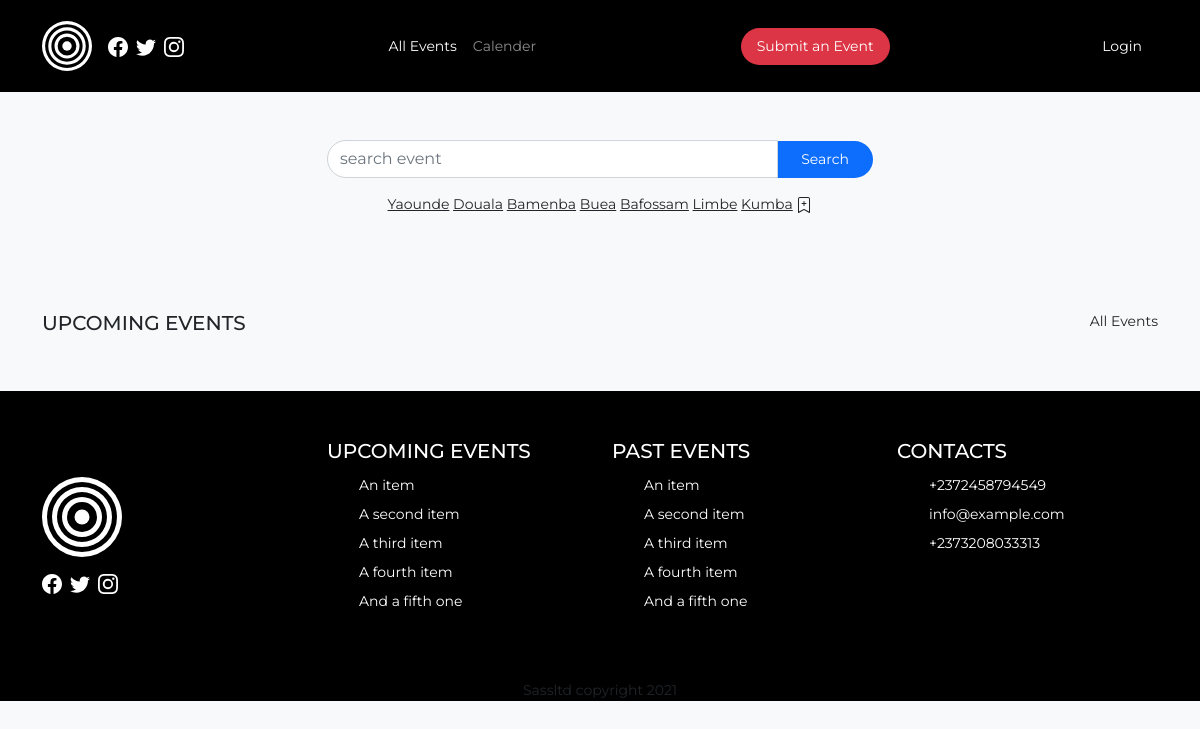
Before: / with the older database file.
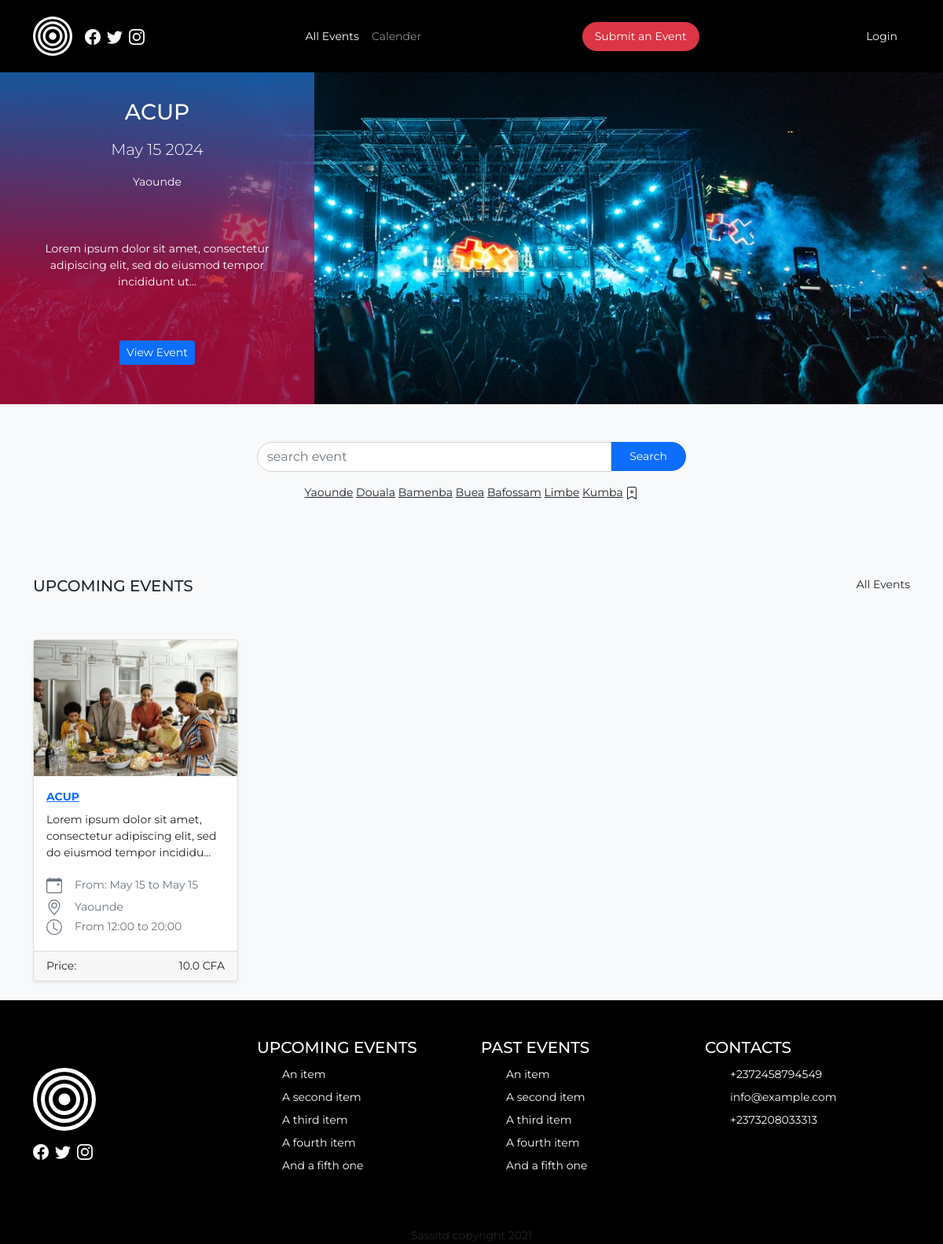
After: the same page with the newer database file.
### mainapp/models.py (models this page shows, shortened)
class Event(db.Model):
    __tablename__ = 'events'
    id = db.Column(db.Integer,primary_key = True)
    title = db.Column(db.String(60), nullable=False)
    description = db.Column(db.String, nullable=False)
    feature_image = db.Column(db.String, nullable=True, default='event.png')
    start = db.Column(db.DateTime, nullable=False, default=datetime.utcnow, index=True)
    end = db.Column(db.DateTime, nullable=False, default=datetime.utcnow,index=True)
    total_tickets =db.Column(db.Integer,nullable=False , default=1)
    ticket_price = db.Column(db.Float, nullable=False, default=0.01)
    start_time = db.Column(db.DateTime)
    end_time = db.Column(db.DateTime)
    location = db.Column(db.String(60), nullable=False)
    created_date = db.Column(db.DateTime,default=datetime.utcnow, index=True)
    user_id = db.Column(db.Integer, db.ForeignKey('users.id'), nullable=False)

### mainapp/main/routes.py (the view)
@main.route('/')
def index():
  now = datetime.datetime.now()
  events = Event.query.filter(Event.start > now).order_by(Event.start.asc()).paginate(per_page=12)
  return render_template('index.html', title='Index',events=events)

### mainapp/main/templates/index.html (shortened to what this page needs)
{% extends 'shared/_base.html' %}
{%block content%}
<section class="main ">
  <div id="carouselExampleIndicators" class="carousel slide" data-bs-ride="carousel">
    <div class="carousel-inner">
      {%for event in events.items%}
      <div class="carousel-item position-relative active">
        <img src="{{ url_for('static', filename='/images/img5.jpg') }}" class="d-block w-100" alt="...">
        <div class="carousel-caption   position-absolute top-0 start-0 bottom-0 ">
          <h3 class=" pb-2">{{event.title}}</h3>
          <p class="lead"> {{event.start.strftime('%B %d %Y')}}</p>
          <p>{{event.location}}</p>
          <p class="p-5">{{event.description | truncate(100)}}</p>
          <p>
            <a class="btn btn-primary btn-sm" href="{{url_for('events.event', event_id=event.id)}}">View Event</a>
          </p>
        </div>
      </div>
      {%endfor%}
    </div>
  </div>
  <div class="container">
    <div class="row">
      <div class="col-md-6 offset-md-3">
        <div class="search d-flex flex-column text-center mt-5">
          <div class="input-group mb-3 ">
            <input type="text" class="form-control" placeholder="search event" aria-label="search Event"
              aria-describedby="button-addon2">
            <span class="search_botton bg-primary align-self-center py-2 px-4 text-white ">Search</span>
          </div>
          <div class=" fs-7 ">
            <a class="text-dark" href="{{url_for('events.city_loc',name='Yaounde')}}">Yaounde</a>
            <a class="text-dark" href="{{url_for('events.city_loc',name='Douala')}}"> Douala</a>
            <a class="text-dark" href="{{url_for('events.city_loc',name='Bamenda')}}">Bamenba</a>
            <a class="text-dark" href="{{url_for('events.city_loc',name='Buea')}}"> Buea</a>
            <a class="text-dark" href="{{url_for('events.city_loc',name='Bafoussam')}}"> Bafossam</a>
            <a class="text-dark" href="{{url_for('events.city_loc',name='Limbe')}}">Limbe</a>
            <a class="text-dark" href="{{url_for('events.city_loc',name='Kumba')}}">Kumba</a>
          </div>
        </div>
      </div>
    </div>
    <div class="events d-flex justify-content-between mt-5 py-5">
      <div class="">
        <h5 class="text-uppercase">Upcoming events</h5>
      </div>
      <div class="">All Events</div>
    </div>
    <div class="row">
      {%for event in events.items%}
      <div class="col-sm-3">
        <div class="card mb-4 shadow-sm">
          <img src="{{url_for('static',filename='images/event_images/thumbnail/' + event.feature_image)}}"
            class="card-img-top" alt="...">
          <div class="card-body">
            <div class=" fw-bold pb-2"><a href="{{url_for('events.event', event_id=event.id)}}">{{event.title}}</a>
            </div>
            <p class="card-text">{{event.description | truncate(90, True)}}</p>
            <div class="d-flex flex-row text-muted lh-lg">
              <span class="me-3 mb-1">
              </span>
              <span> From: {{event.start.strftime('%b %d')}} to {{event.end.strftime('%b %d')}} </span>
            </div>
            <div class="d-flex flex-row text-muted">
              <span class="me-3 mb-1">
              </span>
              <span>{{event.location}}</span>
            </div>
            <div class="d-flex flex-row text-muted">
              <span class="me-3 mb-1">
                <svg xmlns="http://www.w3.org/2000/svg" width="20" height="20" fill="currentColor" class="bi bi-clock"
                  viewBox="0 0 16 16">
                  <path d="M8 3.5a.5.5 0 0 0-1 0V9a.5.5 0 0 0 .252.434l3.5 2a.5.5 0 0 0 .496-.868L8 8.71V3.5z" />
                  <path d="M8 16A8 8 0 1 0 8 0a8 8 0 0 0 0 16zm7-8A7 7 0 1 1 1 8a7 7 0 0 1 14 0z" />
                </svg>
              </span>
              <span> From {{event.start_time.strftime('%H:%M')}} to {{event.end_time.strftime('%H:%M')}}</span>
            </div>
          </div>
          <div class="card-footer d-flex justify-content-between">
            <div class="">Price:</div>
            <div class="">{{event.ticket_price}} CFA</div>
          </div>
        </div>
      </div>
      {%endfor%}
    </div>
  </div>
</section>
{% endblock %}

### mainapp/templates/shared/_base.html (shortened to what this page needs)
<!DOCTYPE html>
<html lang="en">
<head>
  <link rel="stylesheet" href="{{ url_for('static', filename='/css/bootstrap.min.css') }}">
  <link rel="stylesheet" href="https://cdn.jsdelivr.net/npm/@splidejs/splide@2.4.21/dist/css/themes/splide-sea-green.min.css">
  <link rel="stylesheet" href="{{ url_for('static', filename='/css/main.css') }}">
  <link rel="stylesheet" href="{{ url_for('static', filename='/css/custom.css') }}">
</head>
<body class="bg-light">
  {%include 'shared/_navbar.html'%}
{% block content %}
{% endblock %}
{%include 'shared/_footer.html'%}
</body>
</html>

### mainapp/templates/shared/_navbar.html (shortened to what this page needs)
<section class="head">
  <div class="header ">
    <nav class="navbar navbar-expand-lg navbar-dark  py-3" style="background-color: #000;">
      <div class="container">
        <a class="navbar-brand" href="/">
        </a>
        <div class="d-flex">
          <div class="me-2">
          </div>
          <div class="me-2">
          </div>
          <div class="">
          </div>
        </div>
        <div class="collapse navbar-collapse" id="navbarNavAltMarkup">
          <div class="navbar-nav ms-auto">
            <a class="nav-link active" aria-current="page" href="/">All Events</a>
            <a class="nav-link" href="{{url_for('events.calender')}}">Calender</a>
          </div>
          <div class="ms-auto">
             <a class="nav-link bg-danger text-white rounded-pill" href="{{url_for('events.new_event')}}">Submit an Event</a>
          </div>
          {% if not current_user.is_authenticated%}
          <div class="ms-auto">
            <a class="nav-link text-white" href="{{url_for('users.login')}}">Login</a>
         </div>
         {%endif%}
        </div>
      </div>
    </nav>
  </div>
</section>

### mainapp/templates/shared/_footer.html (shortened to what this page needs)
<section class="footer">
  <div class="container">
    <div class="row py-5">
      <div class="col-sm align-self-center">
        <div class="d-flex mt-3">
          <div class="me-2">
          </div>
          <div class="me-2">
          </div>
          <div class="">
          </div>
        </div>
      </div>
      <div class="col-sm align-self-center foot_ul">
        <h5 class="caps">Upcoming Events</h5>
            <div class="">
              <ul class="">
                <li class="">An item</li>
                <li class="">A second item</li>
                <li class="">A third item</li>
                <li class="">A fourth item</li>
                <li class="">And a fifth one</li>
              </ul>
            </div>
      </div>
      <div class="col-sm align-self-center foot_ul">
        <h5 class="caps">Past Events</h5>
        <div class="">
          <ul class="">
            <li class="">An item</li>
            <li class="">A second item</li>
            <li class="">A third item</li>
            <li class="">A fourth item</li>
            <li class="">And a fifth one</li>
          </ul>
        </div>
      </div>
      <div class="col-sm align-self-start foot_ul">
        <h5 class="caps">Contacts</h5>
        <div class="">
          <ul class="">
            <li class="">+2372458794549</li>
            <li class="">info@example.com</li>
            <li class="">+2373208033313</li>
          </ul>
        </div>
      </div>
    </div>
    <div class="copyright text-center">
      Sassltd copyright 2021
    </div>
  </div>
</section>

### mainapp/static/css/main.css (style rules this page uses)
:root { --fc-daygrid-event-dot-width: 8px; }
:root { --fc-list-event-dot-width: 10px; --fc-list-event-hover-bg-color: #f5f5f5; }

### mainapp/static/css/custom.css (style rules this page uses)
body { font-size: 14px; font-family: 'Montserrat', sans-serif; }
section.main { position: relative; }
.search input[type=text] { border-bottom-left-radius: 20px; border-top-left-radius: 20px; }
.search_botton { border-top-right-radius: 20px; border-bottom-right-radius: 20px; }
.carousel-caption { width: 200px; font-size: 14; background: rgb(0,36,24); background: linear-gradient(0deg, rgba(190, 13, 66, 0.781) 34%, rgba(26, 110, 200, 0.76) 100%); display: grid; place-content: center; }
@media (min-width: 768px) { .carousel-caption { width: 400px; font-size: 14; } }
section.footer { background-color: black; }
.caps { text-transform: uppercase; }
.foot_ul { color: #fff; }
.foot_ul ul { list-style: none; }
.foot_ul li { font-size: 14px; padding: 4px 0; }

Changed rows visible on the page:
added Event: title "ACUP", start "May 15 2024", location "Yaounde", description "Lorem ipsum dolor sit amet, consectetur adipiscing elit, sed do eiusmod tempor incididunt ut...", feature_image (picture), description "Lorem ipsum dolor sit amet, consectetur adipiscing elit, sed do eiusmod tempor incididu...", start "May 15", end "May 15", start_time "12:00", end_time "20:00", ticket_price "10.0"
